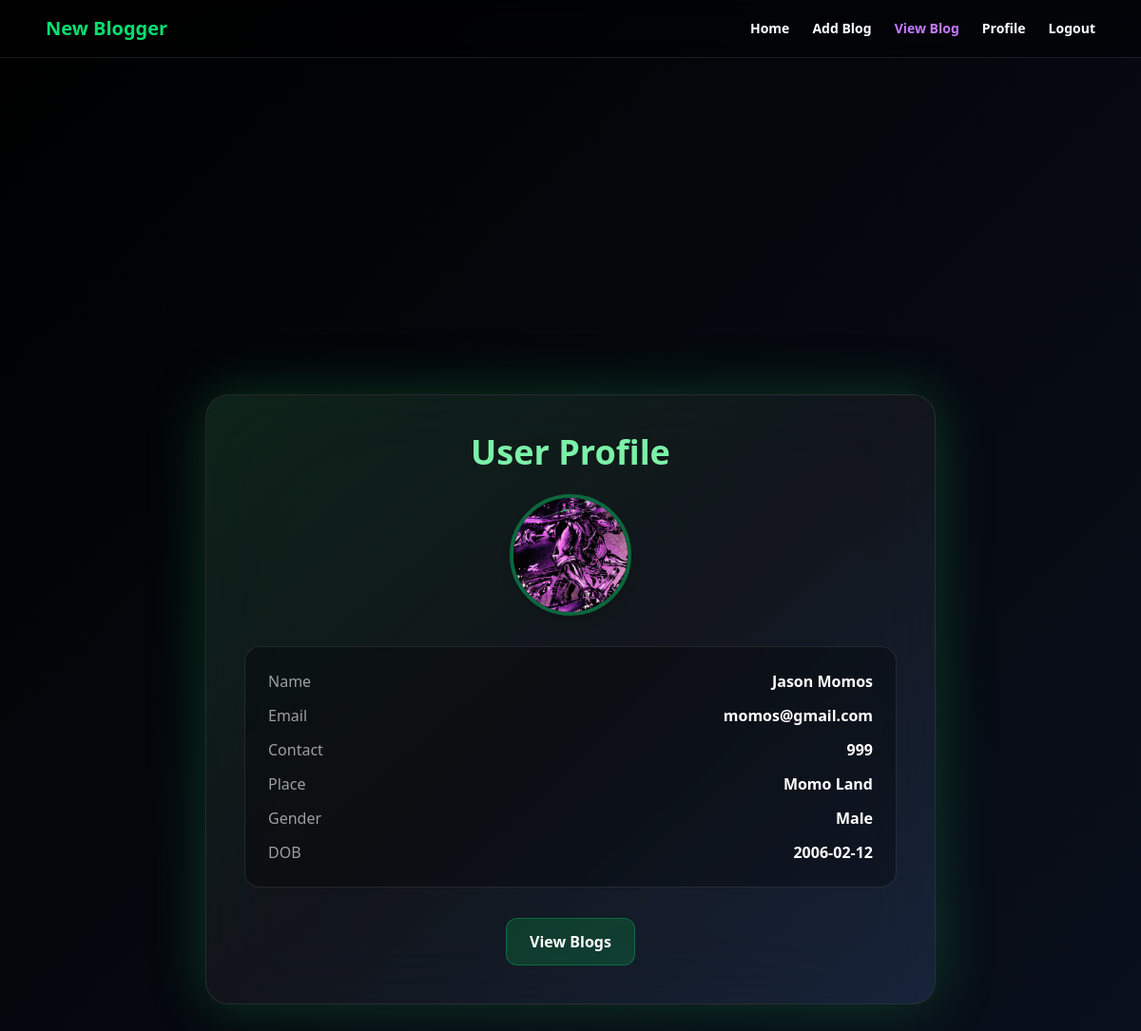
The app's page /user/UserProfile/9/ (signed in) with its own data.
### Guest/models.py (models this page shows)
class tbl_user(models.Model):
    user_name = models.CharField(max_length=50)
    user_email = models.CharField(max_length=50)
    user_password = models.CharField(max_length=50)
    user_photo = models.ImageField(upload_to="user_images/", blank=True, null=True)
    user_place = models.CharField(max_length=200)
    user_contact = models.CharField(max_length=10)
    user_gender = models.CharField(max_length=10)
    user_dateofbirth = models.CharField(max_length=10)
    joined_date = models.DateTimeField(auto_now_add=True,blank=True, null=True)

### Users/views.py (the view)
    def wrapper(request, *args, **kwargs):
        if "uid" not in request.session:
            return redirect("/guest/Login/")
        response = view_func(request, *args, **kwargs)
        add_never_cache_headers(response)
        return response

### Users/views.py (called while the page is built)
def login_required_session(view_func):
    def wrapper(request, *args, **kwargs):
        if "uid" not in request.session:
            return redirect("/guest/Login/")
        response = view_func(request, *args, **kwargs)
        add_never_cache_headers(response)
        return response
    return wrapper

@login_required_session
def user_profile(request, id):
    data = tbl_user.objects.get(id=id)
    return render(request, "User/UserProfile.html", {"data": data})

### Users/templates/user/UserProfile.html (shortened to what this page needs)
<!DOCTYPE HTML>
{% load static %}
<html>
<head>
	<link rel="stylesheet" href="{% static 'css/output.css' %}">
	<script src="https://cdn.jsdelivr.net/npm/@tailwindcss/browser@4"></script>
</head>
<body class="min-h-screen text-white pt-28">
<nav class="w-full fixed top-0 left-0 z-50 bg-black/40 backdrop-blur-md border-b border-white/10">
    <div class="max-w-6xl mx-auto flex justify-between items-center px-6 py-4 text-white">
        <div class="font-bold text-xl text-green-400">
            New Blogger
        </div>
        <div class="hidden md:flex gap-6 text-sm font-semibold">
            <a href="{% url 'user_HomePage' %}" class="hover:text-green-400 transition">
                Home
            </a>
            <a href="{% url 'AddBlog' %}" class="hover:text-yellow-400 transition">
                Add Blog
            </a>
            <a href="{% url 'ViewBlog' %}" class="text-purple-400">
                View Blog
            </a>
            <a href="{% url 'MyProfile' %}" class="hover:text-blue-400 transition">
                Profile
            </a>
			<a href="{% url 'Logout' %}"
   class="hover:text-red-400 transition font-semibold">
    Logout
</a>
        </div>
    </div>
</nav>
<div class="min-h-screen flex items-center justify-center px-4 text-white">
<div class="w-full max-w-3xl">
	<div class="backdrop-blur-2xl bg-white/5 border border-white/10
				shadow-[0_0_60px_rgba(34,197,94,0.25)]
				rounded-3xl p-10 relative overflow-hidden">
		<div class="relative text-center">
			<h3 class="text-4xl font-black mb-6 text-green-300">
				User Profile
			</h3>
			<div class="mb-8">
				{% if data.user_photo %}
					<img src="{{ data.user_photo.url }}"
						 class="w-32 h-32 rounded-full mx-auto object-cover border-4 border-green-400/40 shadow-lg">
				{% else %}
					<img src="{% static 'images/profile.jpg' %}"
						 class="w-32 h-32 rounded-full mx-auto object-cover border-4 border-green-400/40 shadow-lg">
				{% endif %}
			</div>
			<div class="text-left bg-black/30 border border-white/10 rounded-2xl p-6 space-y-3">
				<div class="flex justify-between">
					<span class="text-white/60">Name</span>
					<span class="font-semibold">{{ data.user_name }}</span>
				</div>
				<div class="flex justify-between">
					<span class="text-white/60">Email</span>
					<span class="font-semibold">{{ data.user_email }}</span>
				</div>
				<div class="flex justify-between">
					<span class="text-white/60">Contact</span>
					<span class="font-semibold">{{ data.user_contact }}</span>
				</div>
				<div class="flex justify-between">
					<span class="text-white/60">Place</span>
					<span class="font-semibold">{{ data.user_place }}</span>
				</div>
				<div class="flex justify-between">
					<span class="text-white/60">Gender</span>
					<span class="font-semibold">{{ data.user_gender }}</span>
				</div>
				<div class="flex justify-between">
					<span class="text-white/60">DOB</span>
					<span class="font-semibold">{{ data.user_dateofbirth }}</span>
				</div>
			</div>
			<div class="mt-8">
				<a href="{% url 'user_blog_list' data.id %}"
				   class="inline-block px-6 py-3 rounded-xl
						  bg-green-500/20 border border-green-400/30
						  hover:bg-green-500/30 hover:scale-105
						  transition-all duration-300 font-semibold">
					View Blogs
				</a>
			</div>
		</div>
	</div>
</div>
</div>
</body>
</html>

### Users/templates/user/UserProfile.html (style rules this page uses)
body { background: linear-gradient(135deg, #000000, #0b1220, #1e3a8a, #7f1d1d); background-size: 400% 400%; animation: gradientShift 15s ease infinite; }

### records on screen
tbl_user: user_photo (picture), user_name "Jason Momos", user_email "momos@gmail.com", user_contact "999", user_place "Momo Land", user_gender "Male", user_dateofbirth "2006-02-12"
